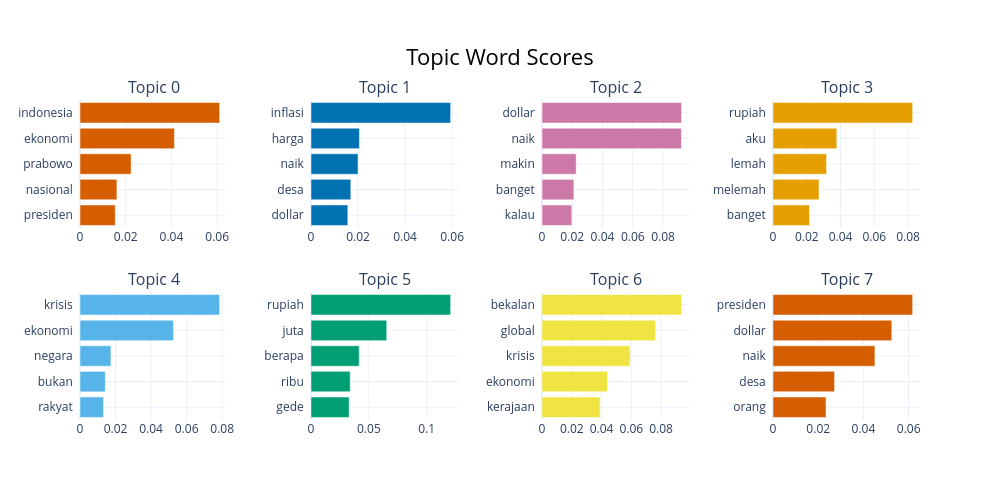

The notebook cell saved with this chart:
### Code cell
topic_model.visualize_barchart()

### Figure 1 — Plotly figure (JSON) as saved in the notebook; plotly's stock layout.template omitted (floating-point values rounded to 4 significant figures)
{"data": [{"marker": {"color": "#D55E00"}, "orientation": "h", "type": "bar", "x": [0.01542, 0.01614, 0.02236, 0.04131, 0.06108], "xaxis": "x", "y": ["presiden  ", "nasional  ", "prabowo  ", "ekonomi  ", "indonesia  "], "yaxis": "y"}, {"marker": {"color": "#0072B2"}, "orientation": "h", "type": "bar", "x": [0.01565, 0.01692, 0.01998, 0.02057, 0.05937], "xaxis": "x2", "y": ["dollar  ", "desa  ", "naik  ", "harga  ", "inflasi  "], "yaxis": "y2"}, {"marker": {"color": "#CC79A7"}, "orientation": "h", "type": "bar", "x": [0.01972, 0.02107, 0.02261, 0.09218, 0.09231], "xaxis": "x3", "y": ["kalau  ", "banget  ", "makin  ", "naik  ", "dollar  "], "yaxis": "y3"}, {"marker": {"color": "#E69F00"}, "orientation": "h", "type": "bar", "x": [0.02161, 0.02723, 0.0317, 0.03778, 0.0827], "xaxis": "x4", "y": ["banget  ", "melemah  ", "lemah  ", "aku  ", "rupiah  "], "yaxis": "y4"}, {"marker": {"color": "#56B4E9"}, "orientation": "h", "type": "bar", "x": [0.01326, 0.01423, 0.0174, 0.05259, 0.07858], "xaxis": "x5", "y": ["rakyat  ", "bukan  ", "negara  ", "ekonomi  ", "krisis  "], "yaxis": "y5"}, {"marker": {"color": "#009E73"}, "orientation": "h", "type": "bar", "x": [0.03295, 0.03387, 0.04161, 0.06543, 0.1207], "xaxis": "x6", "y": ["gede  ", "ribu  ", "berapa  ", "juta  ", "rupiah  "], "yaxis": "y6"}, {"marker": {"color": "#F0E442"}, "orientation": "h", "type": "bar", "x": [0.03901, 0.04406, 0.05925, 0.07634, 0.09383], "xaxis": "x7", "y": ["kerajaan  ", "ekonomi  ", "krisis  ", "global  ", "bekalan  "], "yaxis": "y7"}, {"marker": {"color": "#D55E00"}, "orientation": "h", "type": "bar", "x": [0.02345, 0.02723, 0.04507, 0.05253, 0.06175], "xaxis": "x8", "y": ["orang  ", "desa  ", "naik  ", "dollar  ", "presiden  "], "yaxis": "y8"}], "layout": {"annotations": [{"font": {"size": 16}, "showarrow": false, "text": "Topic 0", "x": 0.0875, "xanchor": "center", "xref": "paper", "y": 1, "yanchor": "bottom", "yref": "paper"}, {"font": {"size": 16}, "showarrow": false, "text": "Topic 1", "x": 0.3625, "xanchor": "center", "xref": "paper", "y": 1, "yanchor": "bottom", "yref": "paper"}, {"font": {"size": 16}, "showarrow": false, "text": "Topic 2", "x": 0.6375, "xanchor": "center", "xref": "paper", "y": 1, "yanchor": "bottom", "yref": "paper"}, {"font": {"size": 16}, "showarrow": false, "text": "Topic 3", "x": 0.9125, "xanchor": "center", "xref": "paper", "y": 1, "yanchor": "bottom", "yref": "paper"}, {"font": {"size": 16}, "showarrow": false, "text": "Topic 4", "x": 0.0875, "xanchor": "center", "xref": "paper", "y": 0.4, "yanchor": "bottom", "yref": "paper"}, {"font": {"size": 16}, "showarrow": false, "text": "Topic 5", "x": 0.3625, "xanchor": "center", "xref": "paper", "y": 0.4, "yanchor": "bottom", "yref": "paper"}, {"font": {"size": 16}, "showarrow": false, "text": "Topic 6", "x": 0.6375, "xanchor": "center", "xref": "paper", "y": 0.4, "yanchor": "bottom", "yref": "paper"}, {"font": {"size": 16}, "showarrow": false, "text": "Topic 7", "x": 0.9125, "xanchor": "center", "xref": "paper", "y": 0.4, "yanchor": "bottom", "yref": "paper"}], "height": 500, "hoverlabel": {"bgcolor": "white", "font": {"family": "Rockwell", "size": 16}}, "showlegend": false, "title": {"font": {"color": "Black", "size": 22}, "text": "Topic Word Scores", "x": 0.5, "xanchor": "center", "yanchor": "top"}, "width": 1000, "xaxis": {"anchor": "y", "domain": [0, 0.175], "showgrid": true}, "xaxis2": {"anchor": "y2", "domain": [0.275, 0.45], "showgrid": true}, "xaxis3": {"anchor": "y3", "domain": [0.55, 0.725], "showgrid": true}, "xaxis4": {"anchor": "y4", "domain": [0.825, 1], "showgrid": true}, "xaxis5": {"anchor": "y5", "domain": [0, 0.175], "showgrid": true}, "xaxis6": {"anchor": "y6", "domain": [0.275, 0.45], "showgrid": true}, "xaxis7": {"anchor": "y7", "domain": [0.55, 0.725], "showgrid": true}, "xaxis8": {"anchor": "y8", "domain": [0.825, 1], "showgrid": true}, "yaxis": {"anchor": "x", "domain": [0.6, 1], "showgrid": true}, "yaxis2": {"anchor": "x2", "domain": [0.6, 1], "showgrid": true}, "yaxis3": {"anchor": "x3", "domain": [0.6, 1], "showgrid": true}, "yaxis4": {"anchor": "x4", "domain": [0.6, 1], "showgrid": true}, "yaxis5": {"anchor": "x5", "domain": [0, 0.4], "showgrid": true}, "yaxis6": {"anchor": "x6", "domain": [0, 0.4], "showgrid": true}, "yaxis7": {"anchor": "x7", "domain": [0, 0.4], "showgrid": true}, "yaxis8": {"anchor": "x8", "domain": [0, 0.4], "showgrid": true}}}
